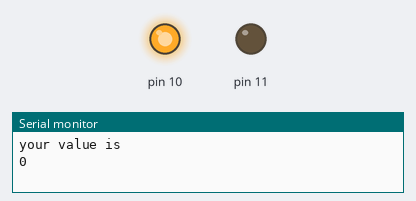
Bench run of a sketch on a simulated Arduino Uno, built with avr-gcc and run on an emulated ATmega328P. On the bench: output pins drawn as LEDs (lit = HIGH), the last lines printed to the serial monitor.

Above: at 0.05 s.
At 3.2 s:
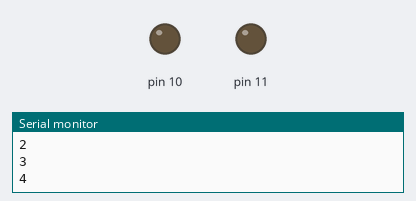
Timing chart, 0 to 5.7 s (numbered marks = the images above):
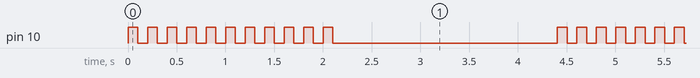

The sketch:

serialbrgin.ino
```cpp
void setup()
{ Serial.begin(9600);
  pinMode(10, OUTPUT);
  pinMode(11, OUTPUT);
}

void loop()
{
  Serial.println("your value is");
    for(int i=0;i<=10;i++)
  {
      Serial.println(i);
      digitalWrite(10, HIGH);
      delay(100); // Wait for 1000 millisecond(s)
      digitalWrite(10, LOW);
      delay(100); // Wait for 1000 millisecond(s)
   }

     for(int j=0;j<=10;j++)
  {

      Serial.println(j);
      digitalWrite(9, HIGH);
      delay(100); // Wait for 1000 millisecond(s)
      digitalWrite(9, LOW);
      delay(100); // Wait for 1000 millisecond(s)
   }

}
```

Measured:
- by itself, pin 10: repeats every 4.4 s: HIGH 0.10 s, LOW 2.3 s, 10 × (HIGH 0.10 s, LOW 0.10 s)
- by itself, everything shown: repeats every 4.4 s, in 22 steps
